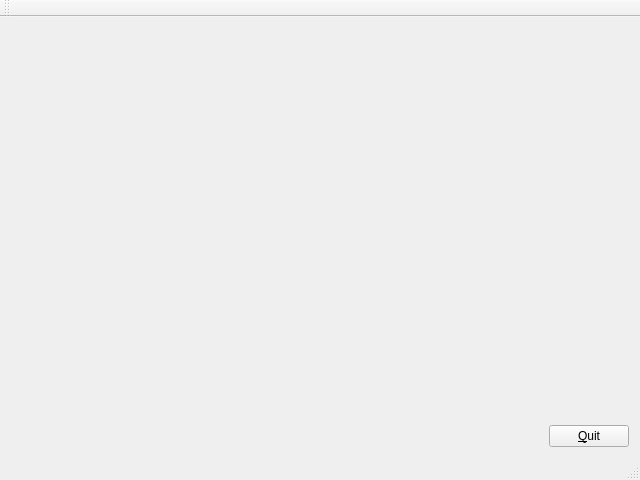
<?xml version="1.0" encoding="UTF-8"?>
<ui version="4.0">
 <class>MainWindow</class>
 <widget class="QMainWindow" name="MainWindow">
  <property name="windowModality">
   <enum>Qt::ApplicationModal</enum>
  </property>
  <property name="geometry">
   <rect>
    <x>0</x>
    <y>0</y>
    <width>640</width>
    <height>480</height>
   </rect>
  </property>
  <property name="windowTitle">
   <string>PointClouds</string>
  </property>
  <widget class="QWidget" name="centralWidget">
   <layout class="QHBoxLayout" name="horizontalLayout">
    <item>
     <widget class="OpenGLScreen" name="widget" native="true">
      <property name="sizePolicy">
       <sizepolicy hsizetype="Expanding" vsizetype="Preferred">
        <horstretch>0</horstretch>
        <verstretch>0</verstretch>
       </sizepolicy>
      </property>
     </widget>
    </item>
    <item>
     <layout class="QVBoxLayout" name="verticalLayout">
      <item>
       <spacer name="verticalSpacer">
        <property name="orientation">
         <enum>Qt::Vertical</enum>
        </property>
        <property name="sizeHint" stdset="0">
         <size>
          <width>20</width>
          <height>40</height>
         </size>
        </property>
       </spacer>
      </item>
      <item>
       <widget class="QPushButton" name="pushButton">
        <property name="text">
         <string>&amp;Quit</string>
        </property>
       </widget>
      </item>
     </layout>
    </item>
   </layout>
  </widget>
  <widget class="QMenuBar" name="menuBar">
   <property name="geometry">
    <rect>
     <x>0</x>
     <y>0</y>
     <width>640</width>
     <height>22</height>
    </rect>
   </property>
  </widget>
  <widget class="QToolBar" name="mainToolBar">
   <attribute name="toolBarArea">
    <enum>TopToolBarArea</enum>
   </attribute>
   <attribute name="toolBarBreak">
    <bool>false</bool>
   </attribute>
  </widget>
  <widget class="QStatusBar" name="statusBar"/>
 </widget>
 <layoutdefault spacing="6" margin="11"/>
 <customwidgets>
  <customwidget>
   <class>OpenGLScreen</class>
   <extends>QWidget</extends>
   <header>openglscreen.h</header>
   <container>1</container>
  </customwidget>
 </customwidgets>
 <resources/>
 <connections>
  <connection>
   <sender>pushButton</sender>
   <signal>clicked()</signal>
   <receiver>MainWindow</receiver>
   <slot>close()</slot>
   <hints>
    <hint type="sourcelabel">
     <x>339</x>
     <y>250</y>
    </hint>
    <hint type="destinationlabel">
     <x>354</x>
     <y>136</y>
    </hint>
   </hints>
  </connection>
 </connections>
</ui>
